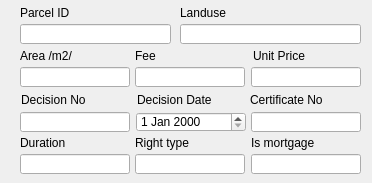
        <widget class="QWidget" name="tab_12">
         <attribute name="title">
          <string>Parcel Info</string>
         </attribute>
         <widget class="QLineEdit" name="landuk_fee_edit">
          <property name="geometry">
           <rect>
            <x>135</x>
            <y>67</y>
            <width>110</width>
            <height>20</height>
           </rect>
          </property>
          <property name="readOnly">
           <bool>true</bool>
          </property>
         </widget>
         <widget class="QLineEdit" name="landuk_area_edit">
          <property name="geometry">
           <rect>
            <x>20</x>
            <y>67</y>
            <width>110</width>
            <height>20</height>
           </rect>
          </property>
          <property name="readOnly">
           <bool>true</bool>
          </property>
         </widget>
         <widget class="QLineEdit" name="landuk_parcel_id_edit">
          <property name="geometry">
           <rect>
            <x>20</x>
            <y>24</y>
            <width>151</width>
            <height>20</height>
           </rect>
          </property>
          <property name="readOnly">
           <bool>true</bool>
          </property>
         </widget>
         <widget class="QLineEdit" name="landuk_landuse_edit">
          <property name="geometry">
           <rect>
            <x>180</x>
            <y>24</y>
            <width>181</width>
            <height>20</height>
           </rect>
          </property>
          <property name="readOnly">
           <bool>true</bool>
          </property>
         </widget>
         <widget class="QLineEdit" name="landuk_certificate_edit">
          <property name="geometry">
           <rect>
            <x>251</x>
            <y>112</y>
            <width>110</width>
            <height>20</height>
           </rect>
          </property>
          <property name="readOnly">
           <bool>true</bool>
          </property>
         </widget>
         <widget class="QLineEdit" name="landuk_right_type_edit">
          <property name="geometry">
           <rect>
            <x>135</x>
            <y>154</y>
            <width>110</width>
            <height>20</height>
           </rect>
          </property>
          <property name="readOnly">
           <bool>true</bool>
          </property>
         </widget>
         <widget class="QLineEdit" name="landuk_deicsion_no_edit">
          <property name="geometry">
           <rect>
            <x>20</x>
            <y>112</y>
            <width>110</width>
            <height>20</height>
           </rect>
          </property>
          <property name="readOnly">
           <bool>true</bool>
          </property>
         </widget>
         <widget class="QDateEdit" name="landuk_decision_date">
          <property name="geometry">
           <rect>
            <x>136</x>
            <y>112</y>
            <width>110</width>
            <height>20</height>
           </rect>
          </property>
         </widget>
         <widget class="QLineEdit" name="landuk_unit_price_edit">
          <property name="geometry">
           <rect>
            <x>251</x>
            <y>67</y>
            <width>110</width>
            <height>20</height>
           </rect>
          </property>
          <property name="readOnly">
           <bool>true</bool>
          </property>
         </widget>
         <widget class="QLabel" name="label_20">
          <property name="geometry">
           <rect>
            <x>20</x>
            <y>5</y>
            <width>141</width>
            <height>16</height>
           </rect>
          </property>
          <property name="text">
           <string>Parcel ID</string>
          </property>
         </widget>
         <widget class="QLabel" name="label_21">
          <property name="geometry">
           <rect>
            <x>180</x>
            <y>5</y>
            <width>181</width>
            <height>16</height>
           </rect>
          </property>
          <property name="text">
           <string>Landuse</string>
          </property>
         </widget>
         <widget class="QLabel" name="label_22">
          <property name="geometry">
           <rect>
            <x>20</x>
            <y>48</y>
            <width>101</width>
            <height>16</height>
           </rect>
          </property>
          <property name="text">
           <string>Area /m2/</string>
          </property>
         </widget>
         <widget class="QLabel" name="label_23">
          <property name="geometry">
           <rect>
            <x>135</x>
            <y>48</y>
            <width>81</width>
            <height>16</height>
           </rect>
          </property>
          <property name="text">
           <string>Fee</string>
          </property>
         </widget>
         <widget class="QLabel" name="label_24">
          <property name="geometry">
           <rect>
            <x>253</x>
            <y>48</y>
            <width>110</width>
            <height>16</height>
           </rect>
          </property>
          <property name="text">
           <string>Unit Price</string>
          </property>
         </widget>
         <widget class="QLabel" name="label_25">
          <property name="geometry">
           <rect>
            <x>21</x>
            <y>92</y>
            <width>101</width>
            <height>16</height>
           </rect>
          </property>
          <property name="text">
           <string>Decision No</string>
          </property>
         </widget>
         <widget class="QLabel" name="label_26">
          <property name="geometry">
           <rect>
            <x>137</x>
            <y>92</y>
            <width>101</width>
            <height>16</height>
           </rect>
          </property>
          <property name="text">
           <string>Decision Date</string>
          </property>
         </widget>
         <widget class="QLabel" name="label_27">
          <property name="geometry">
           <rect>
            <x>250</x>
            <y>92</y>
            <width>101</width>
            <height>16</height>
           </rect>
          </property>
          <property name="text">
           <string>Certificate No</string>
          </property>
         </widget>
         <widget class="QLabel" name="label_28">
          <property name="geometry">
           <rect>
            <x>251</x>
            <y>135</y>
            <width>101</width>
            <height>16</height>
           </rect>
          </property>
          <property name="text">
           <string>Is mortgage</string>
          </property>
         </widget>
         <widget class="QLabel" name="label_29">
          <property name="geometry">
           <rect>
            <x>135</x>
            <y>135</y>
            <width>101</width>
            <height>16</height>
           </rect>
          </property>
          <property name="text">
           <string>Right type</string>
          </property>
         </widget>
         <widget class="QLineEdit" name="is_mortgage_edit">
          <property name="geometry">
           <rect>
            <x>251</x>
            <y>154</y>
            <width>110</width>
            <height>20</height>
           </rect>
          </property>
          <property name="readOnly">
           <bool>true</bool>
          </property>
         </widget>
         <widget class="QLineEdit" name="landuk_duration_edit">
          <property name="geometry">
           <rect>
            <x>20</x>
            <y>154</y>
            <width>110</width>
            <height>20</height>
           </rect>
          </property>
          <property name="readOnly">
           <bool>true</bool>
          </property>
         </widget>
         <widget class="QLabel" name="label_30">
          <property name="geometry">
           <rect>
            <x>20</x>
            <y>135</y>
            <width>110</width>
            <height>16</height>
           </rect>
          </property>
          <property name="text">
           <string>Duration</string>
          </property>
         </widget>
        </widget>
